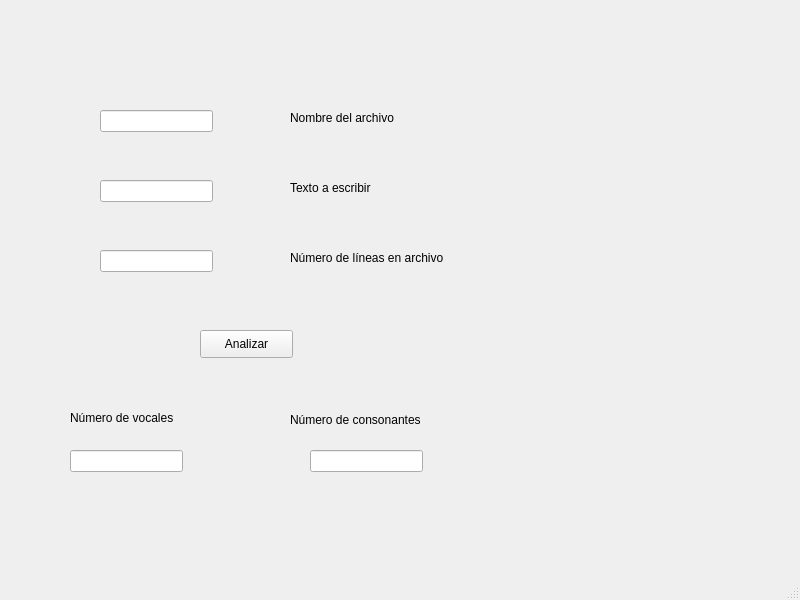
<?xml version="1.0" encoding="UTF-8"?>
<ui version="4.0">
 <class>act_4</class>
 <widget class="QMainWindow" name="act_4">
  <property name="geometry">
   <rect>
    <x>0</x>
    <y>0</y>
    <width>800</width>
    <height>600</height>
   </rect>
  </property>
  <property name="windowTitle">
   <string>MainWindow</string>
  </property>
  <widget class="QWidget" name="centralwidget">
   <widget class="QPushButton" name="analizar">
    <property name="geometry">
     <rect>
      <x>200</x>
      <y>330</y>
      <width>93</width>
      <height>28</height>
     </rect>
    </property>
    <property name="text">
     <string>Analizar</string>
    </property>
   </widget>
   <widget class="QLabel" name="name">
    <property name="geometry">
     <rect>
      <x>290</x>
      <y>110</y>
      <width>121</width>
      <height>16</height>
     </rect>
    </property>
    <property name="text">
     <string>Nombre del archivo</string>
    </property>
   </widget>
   <widget class="QLabel" name="texto">
    <property name="geometry">
     <rect>
      <x>290</x>
      <y>180</y>
      <width>91</width>
      <height>16</height>
     </rect>
    </property>
    <property name="text">
     <string>Texto a escribir</string>
    </property>
   </widget>
   <widget class="QLabel" name="line">
    <property name="geometry">
     <rect>
      <x>290</x>
      <y>250</y>
      <width>171</width>
      <height>16</height>
     </rect>
    </property>
    <property name="text">
     <string>Número de líneas en archivo</string>
    </property>
   </widget>
   <widget class="QLineEdit" name="t_name">
    <property name="geometry">
     <rect>
      <x>100</x>
      <y>110</y>
      <width>113</width>
      <height>22</height>
     </rect>
    </property>
   </widget>
   <widget class="QLineEdit" name="t_texto">
    <property name="geometry">
     <rect>
      <x>100</x>
      <y>180</y>
      <width>113</width>
      <height>22</height>
     </rect>
    </property>
   </widget>
   <widget class="QLineEdit" name="t_line">
    <property name="geometry">
     <rect>
      <x>100</x>
      <y>250</y>
      <width>113</width>
      <height>22</height>
     </rect>
    </property>
   </widget>
   <widget class="QLineEdit" name="t_nvocales">
    <property name="geometry">
     <rect>
      <x>70</x>
      <y>450</y>
      <width>113</width>
      <height>22</height>
     </rect>
    </property>
   </widget>
   <widget class="QLineEdit" name="t_nconsonantes">
    <property name="geometry">
     <rect>
      <x>310</x>
      <y>450</y>
      <width>113</width>
      <height>22</height>
     </rect>
    </property>
   </widget>
   <widget class="QLabel" name="nvocales">
    <property name="geometry">
     <rect>
      <x>70</x>
      <y>410</y>
      <width>121</width>
      <height>16</height>
     </rect>
    </property>
    <property name="text">
     <string>Número de vocales</string>
    </property>
   </widget>
   <widget class="QLabel" name="nconsonantes">
    <property name="geometry">
     <rect>
      <x>290</x>
      <y>410</y>
      <width>141</width>
      <height>20</height>
     </rect>
    </property>
    <property name="text">
     <string>Número de consonantes</string>
    </property>
   </widget>
  </widget>
  <widget class="QMenuBar" name="menubar">
   <property name="geometry">
    <rect>
     <x>0</x>
     <y>0</y>
     <width>800</width>
     <height>26</height>
    </rect>
   </property>
  </widget>
  <widget class="QStatusBar" name="statusbar"/>
 </widget>
 <resources/>
 <connections/>
</ui>
